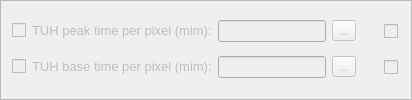
                 <widget class="QFrame" name="frame_2">
                  <property name="frameShape">
                   <enum>QFrame::StyledPanel</enum>
                  </property>
                  <property name="frameShadow">
                   <enum>QFrame::Raised</enum>
                  </property>
                  <layout class="QGridLayout" name="gridLayout_18">
                   <item row="0" column="0">
                    <layout class="QGridLayout" name="gridLayout_23">
                     <item row="0" column="0">
                      <widget class="QCheckBox" name="ch_2_pg4">
                       <property name="enabled">
                        <bool>false</bool>
                       </property>
                       <property name="sizePolicy">
                        <sizepolicy hsizetype="Fixed" vsizetype="Fixed">
                         <horstretch>0</horstretch>
                         <verstretch>0</verstretch>
                        </sizepolicy>
                       </property>
                       <property name="text">
                        <string/>
                       </property>
                      </widget>
                     </item>
                     <item row="0" column="1">
                      <layout class="QGridLayout" name="gridLayout_58">
                       <item row="0" column="2">
                        <widget class="QToolButton" name="tbtn_pg4_2">
                         <property name="enabled">
                          <bool>false</bool>
                         </property>
                         <property name="text">
                          <string>...</string>
                         </property>
                        </widget>
                       </item>
                       <item row="0" column="1">
                        <widget class="QLineEdit" name="le_2_pg4">
                         <property name="enabled">
                          <bool>false</bool>
                         </property>
                         <property name="sizePolicy">
                          <sizepolicy hsizetype="Minimum" vsizetype="Fixed">
                           <horstretch>0</horstretch>
                           <verstretch>0</verstretch>
                          </sizepolicy>
                         </property>
                         <property name="minimumSize">
                          <size>
                           <width>60</width>
                           <height>0</height>
                          </size>
                         </property>
                         <property name="maximumSize">
                          <size>
                           <width>220</width>
                           <height>24</height>
                          </size>
                         </property>
                         <property name="clearButtonEnabled">
                          <bool>true</bool>
                         </property>
                        </widget>
                       </item>
                       <item row="0" column="3">
                        <widget class="QLabel" name="label_51">
                         <property name="enabled">
                          <bool>false</bool>
                         </property>
                         <property name="sizePolicy">
                          <sizepolicy hsizetype="Preferred" vsizetype="Preferred">
                           <horstretch>0</horstretch>
                           <verstretch>0</verstretch>
                          </sizepolicy>
                         </property>
                         <property name="minimumSize">
                          <size>
                           <width>16</width>
                           <height>16</height>
                          </size>
                         </property>
                         <property name="maximumSize">
                          <size>
                           <width>16</width>
                           <height>16</height>
                          </size>
                         </property>
                         <property name="toolTip">
                          <string>&lt;html&gt;&lt;head/&gt;&lt;body&gt;&lt;p align=&quot;justify&quot;&gt;If selected, the user can provide a directory where a raster file containing the connectivity map of surface pixels part of the drainage network will be saved.&lt;/p&gt;&lt;/body&gt;&lt;/html&gt;</string>
                         </property>
                         <property name="text">
                          <string/>
                         </property>
                         <property name="pixmap">
                          <pixmap>tip_icon.png</pixmap>
                         </property>
                        </widget>
                       </item>
                       <item row="0" column="0">
                        <widget class="QLabel" name="label_58">
                         <property name="enabled">
                          <bool>false</bool>
                         </property>
                         <property name="text">
                          <string>&lt;html&gt;&lt;head/&gt;&lt;body&gt;&lt;p align=&quot;justify&quot;&gt;&lt;span style=&quot; font-size:10pt;&quot;&gt;TUH peak time per pixel (mim):&lt;/span&gt;&lt;/p&gt;&lt;/body&gt;&lt;/html&gt;</string>
                         </property>
                        </widget>
                       </item>
                       <item row="0" column="4">
                        <widget class="QCheckBox" name="ch_8_pg4">
                         <property name="enabled">
                          <bool>false</bool>
                         </property>
                         <property name="sizePolicy">
                          <sizepolicy hsizetype="Expanding" vsizetype="Fixed">
                           <horstretch>0</horstretch>
                           <verstretch>0</verstretch>
                          </sizepolicy>
                         </property>
                         <property name="minimumSize">
                          <size>
                           <width>16</width>
                           <height>16</height>
                          </size>
                         </property>
                         <property name="maximumSize">
                          <size>
                           <width>16</width>
                           <height>16</height>
                          </size>
                         </property>
                         <property name="text">
                          <string/>
                         </property>
                         <property name="checkable">
                          <bool>true</bool>
                         </property>
                         <property name="checked">
                          <bool>false</bool>
                         </property>
                        </widget>
                       </item>
                      </layout>
                     </item>
                    </layout>
                   </item>
                   <item row="1" column="0">
                    <layout class="QGridLayout" name="gridLayout_27">
                     <item row="0" column="0">
                      <widget class="QCheckBox" name="ch_3_pg4">
                       <property name="enabled">
                        <bool>false</bool>
                       </property>
                       <property name="sizePolicy">
                        <sizepolicy hsizetype="Fixed" vsizetype="Fixed">
                         <horstretch>0</horstretch>
                         <verstretch>0</verstretch>
                        </sizepolicy>
                       </property>
                       <property name="text">
                        <string/>
                       </property>
                      </widget>
                     </item>
                     <item row="0" column="1">
                      <layout class="QGridLayout" name="gridLayout_50">
                       <item row="0" column="1">
                        <widget class="QLineEdit" name="le_3_pg4">
                         <property name="enabled">
                          <bool>false</bool>
                         </property>
                         <property name="sizePolicy">
                          <sizepolicy hsizetype="Minimum" vsizetype="Fixed">
                           <horstretch>0</horstretch>
                           <verstretch>0</verstretch>
                          </sizepolicy>
                         </property>
                         <property name="minimumSize">
                          <size>
                           <width>60</width>
                           <height>0</height>
                          </size>
                         </property>
                         <property name="maximumSize">
                          <size>
                           <width>220</width>
                           <height>24</height>
                          </size>
                         </property>
                         <property name="clearButtonEnabled">
                          <bool>true</bool>
                         </property>
                        </widget>
                       </item>
                       <item row="0" column="0">
                        <widget class="QLabel" name="label_59">
                         <property name="enabled">
                          <bool>false</bool>
                         </property>
                         <property name="text">
                          <string>&lt;html&gt;&lt;head/&gt;&lt;body&gt;&lt;p align=&quot;justify&quot;&gt;&lt;span style=&quot; font-size:10pt;&quot;&gt;TUH base time per pixel (mim):&lt;/span&gt;&lt;/p&gt;&lt;/body&gt;&lt;/html&gt;</string>
                         </property>
                        </widget>
                       </item>
                       <item row="0" column="3">
                        <widget class="QLabel" name="label_52">
                         <property name="enabled">
                          <bool>false</bool>
                         </property>
                         <property name="sizePolicy">
                          <sizepolicy hsizetype="Preferred" vsizetype="Preferred">
                           <horstretch>0</horstretch>
                           <verstretch>0</verstretch>
                          </sizepolicy>
                         </property>
                         <property name="minimumSize">
                          <size>
                           <width>16</width>
                           <height>16</height>
                          </size>
                         </property>
                         <property name="maximumSize">
                          <size>
                           <width>16</width>
                           <height>16</height>
                          </size>
                         </property>
                         <property name="toolTip">
                          <string>&lt;html&gt;&lt;head/&gt;&lt;body&gt;&lt;p align=&quot;justify&quot;&gt;If selected, the user can provide a directory where a raster file containing the total &lt;span style=&quot; font-family:'Calibri','sans-serif'; font-size:11pt; text-decoration: underline;&quot;&gt;upstream&lt;/span&gt;&lt;span style=&quot; font-family:'Calibri','sans-serif'; font-size:11pt;&quot;/&gt; flow path length of the pixels part of the drainage network will be saved.&lt;/p&gt;&lt;/body&gt;&lt;/html&gt;</string>
                         </property>
                         <property name="text">
                          <string/>
                         </property>
                         <property name="pixmap">
                          <pixmap>tip_icon.png</pixmap>
                         </property>
                        </widget>
                       </item>
                       <item row="0" column="2">
                        <widget class="QToolButton" name="tbtn_pg4_3">
                         <property name="enabled">
                          <bool>false</bool>
                         </property>
                         <property name="text">
                          <string>...</string>
                         </property>
                        </widget>
                       </item>
                       <item row="0" column="4">
                        <widget class="QCheckBox" name="ch_9_pg4">
                         <property name="enabled">
                          <bool>false</bool>
                         </property>
                         <property name="sizePolicy">
                          <sizepolicy hsizetype="Expanding" vsizetype="Fixed">
                           <horstretch>0</horstretch>
                           <verstretch>0</verstretch>
                          </sizepolicy>
                         </property>
                         <property name="minimumSize">
                          <size>
                           <width>16</width>
                           <height>16</height>
                          </size>
                         </property>
                         <property name="maximumSize">
                          <size>
                           <width>16</width>
                           <height>16</height>
                          </size>
                         </property>
                         <property name="text">
                          <string/>
                         </property>
                         <property name="checkable">
                          <bool>true</bool>
                         </property>
                         <property name="checked">
                          <bool>false</bool>
                         </property>
                        </widget>
                       </item>
                      </layout>
                     </item>
                    </layout>
                   </item>
                  </layout>
                 </widget>
